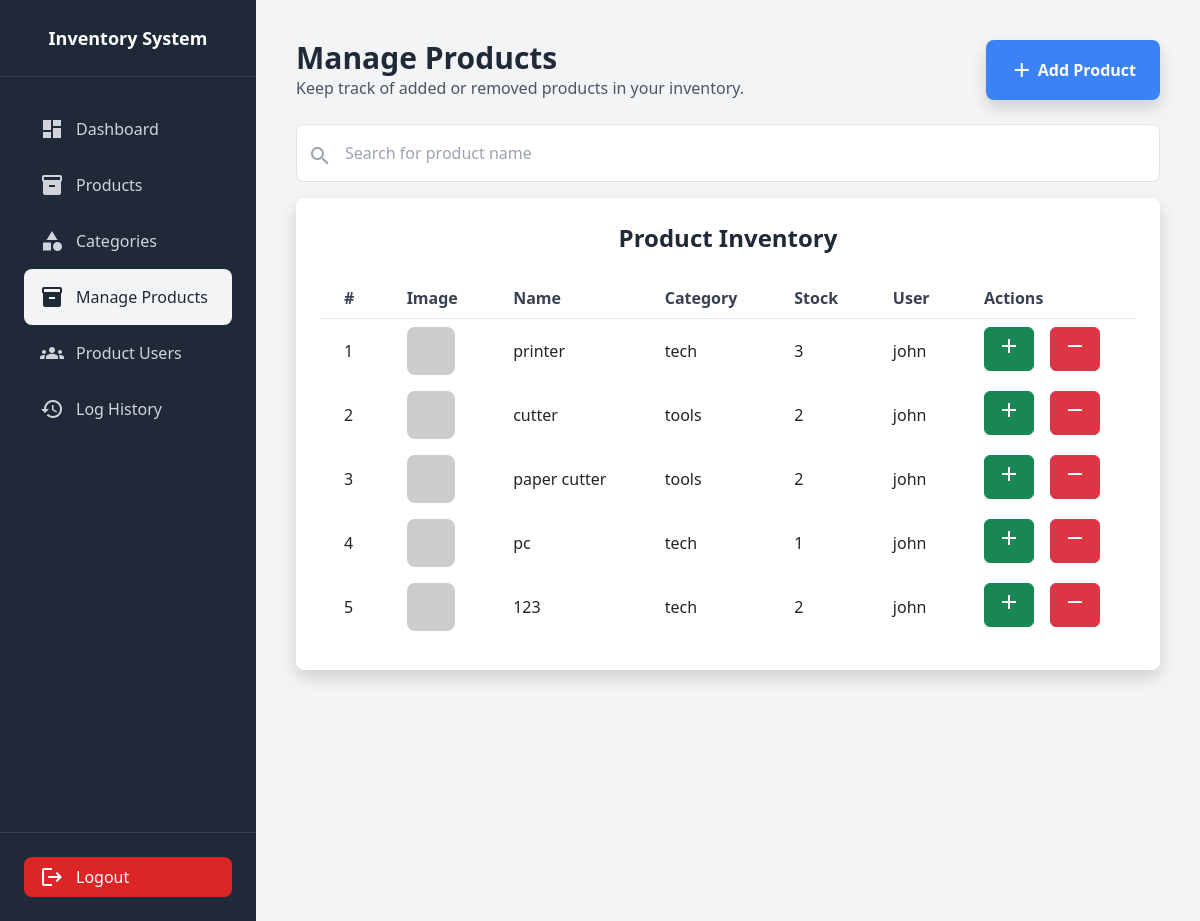
Page /manage/ (signed in) on the earlier database version.
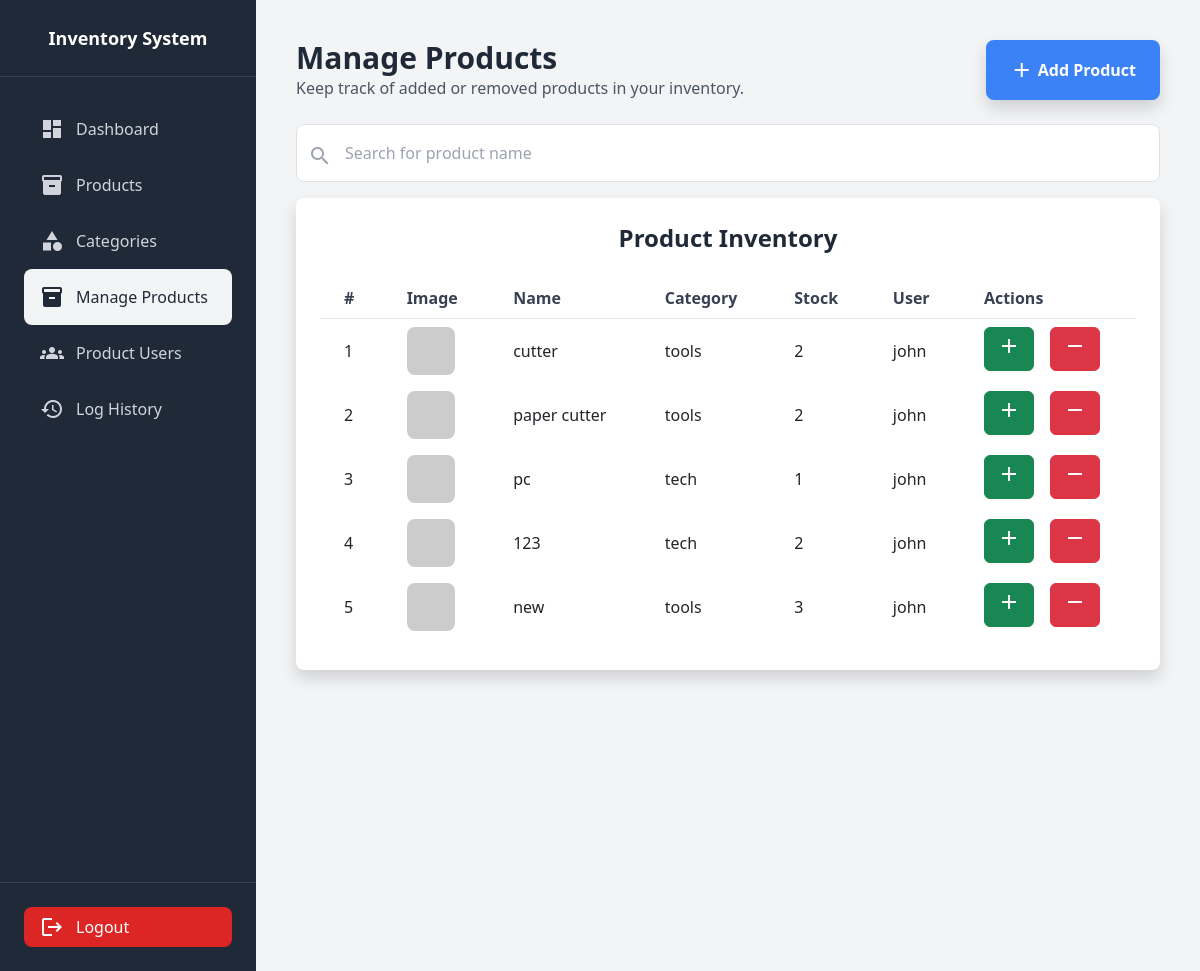
Same page on the later database version.
### inventoryApp/models.py (models this page shows, shortened)
class Product(models.Model):
    name = models.CharField(max_length=200)
    user = models.ForeignKey(ProductUser, related_name='products', on_delete=models.SET_NULL, null=True, blank=True)  # Optional user
    category = models.ForeignKey(Category, on_delete=models.CASCADE)
    stock = models.PositiveIntegerField()
    created_at = models.DateTimeField(auto_now_add=True)
    updated_at = models.DateTimeField(auto_now=True)

class Category(models.Model):
    name = models.CharField(max_length=100)
    description = models.TextField(null=True, blank=True)
    created_at = models.DateTimeField(auto_now_add=True)
    def __str__(self):
        return self.name

class ProductUser(models.Model):
    name = models.CharField(max_length=255)
    phone = models.BigIntegerField(blank=True, null=True)
    email = models.EmailField(blank=True, null=True)  # Optional
    profile_pic = models.ImageField(upload_to='profile_pics/', blank=True, null=True, default='profile_pics/default.jpg')
    def __str__(self):
        return self.name

### inventoryApp/views.py (the view)
# urls.py: path('manage/', views.manage, name='manage'),
@login_required
def manage(request):
	users = ProductUser.objects.all()
	products = Product.objects.all()
	categories = Category.objects.all()
	return render(request, 'manage.html', {'users':users, 'products':products, 'categories':categories})

### inventoryApp/templates/manage.html (shortened to what this page needs)
{% extends 'sidebar.html' %}
    {% block content %}
    <div class="flex-1 p-6 md:p-10">
        <div class="w-full flex justify-between">
            <header class="mb-6">
                <h1 class="text-3xl font-bold text-gray-800">Manage Products</h1>
                <p class="text-gray-600">Keep track of added or removed products in your inventory.</p>
            </header>
            <div class="flex justify-end mb-4">
                <button class="px-6 py-2 flex items-center bg-blue-500 text-white font-semibold rounded-lg shadow hover:bg-blue-600 transition duration-300" data-bs-toggle="modal" data-bs-target="#addProductModal">
                    <span class="material-icons mr-1">add</span>
                    Add Product
                </button>
            </div>
        </div>
        <div class="relative mb-3">
            <input
                type="text"
                id="searchInput"
                class="search_input w-full py-3 rounded-lg border border-gray-300 focus:outline-none focus:ring-2 focus:ring-blue-500"
                style="padding-left: 3rem;"
                placeholder="Search for product name"
            >
            <span class="material-icons absolute left-3 top-5 text-gray-400">search</span>
        </div>
        <div class="bg-white rounded-lg shadow p-6">
            <h2 class="text-2xl font-bold text-gray-800 mb-4 text-center">Product Inventory</h2>
            <div class="overflow-y-auto max-h-[23rem]">
                <table class="w-full text-left table-auto">
                    <thead class="sticky top-0 bg-white">
                        <tr class="text-gray-700 border-b">
                            <th class="px-4 py-2">#</th>
                            <th class="px-4 py-2">Image</th>
                            <th class="px-4 py-2">Name</th>
                            <th class="px-4 py-2">Category</th>
                            <th class="px-4 py-2">Stock</th>
                            <th class="px-4 py-2">User</th>
                            <th class="px-4 py-2">Actions</th>
                        </tr>
                    </thead>
                    <tbody>
                        {% for product in products %}
                            <tr class="hover:bg-gray-100">
                                <td class="px-4 py-2">{{ forloop.counter }}</td>
                                <td class="px-4 py-2">
                                    <img src="https://via.placeholder.com/50" alt="Product Image" class="rounded-lg w-12 h-12">
                                </td>
                                <td class="px-4 py-2">{{ product.name }}</td>
                                <td class="px-4 py-2">{{ product.category }}</td>
                                <td class="px-4 py-2">{{ product.stock }}</td>
                                <td class="px-4 py-2">{{ product.user }}</td>
                                <td class="px-4 py-2 flex space-x-4">
                                    <button class="btn btn-success" data-bs-toggle="modal" data-bs-target="#addStockModal{{ product.id }}">
                                        <span class="material-icons">add</span>
                                    </button>
                                    <button class="btn btn-danger" data-bs-toggle="modal" data-bs-target="#removeStockModal{{ product.id }}">
                                        <span class="material-icons">remove</span>
                                    </button>
                                </td>
                            </tr>
                        {% endfor %}
                    </tbody>
                </table>
            </div>
        </div>
    </div>
    {% endblock %}

Differences in the rows shown:
removed Product: name "printer", category "tech", stock "3", user "john"
now on this page (row unchanged): Product: name "new", category "tools", stock "3", user "john"
